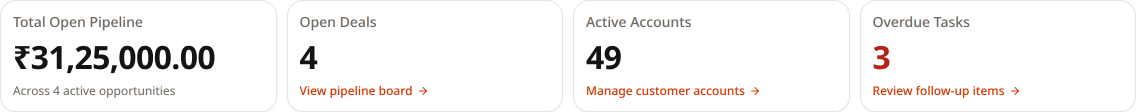
#> input picture docs/design-mapping/screenshots/kpi-parity/kpi-strip-desktop-1440x900.png, 2272 x 224 px (shown at 1/2 size)
$ python generate_kpi_parity_contact_sheet.py
#> lines starting #> are read from the running program, lines starting #| are printed output that depends on the picture
#!/usr/bin/env python3
"""
Generate ForgeFlow × Sakani KPI Card Parity Contact Sheet
"""

import os
from PIL import Image, ImageDraw, ImageFont

BASE_DIR = os.path.dirname(os.path.dirname(os.path.abspath(__file__)))
SCREENSHOTS_DIR = os.path.join(BASE_DIR, "docs/design-mapping/screenshots/kpi-parity")
SAKANI_REF_IMG = os.path.join(BASE_DIR, "docs/design-mapping/sakani-visual-reference/screenshots/sakani-dashboard-desktop-1440x900.png")
BATCH1_IMG = os.path.join(BASE_DIR, "docs/design-mapping/screenshots/visual-batch1/shell-dashboard-desktop-1440x900.png")
OUTPUT_PATH = os.path.join(SCREENSHOTS_DIR, "contact-sheet.png")

def get_font(size, bold=False):
    font_paths = [
        "/usr/share/fonts/truetype/dejavu/DejaVuSans-Bold.ttf" if bold else "/usr/share/fonts/truetype/dejavu/DejaVuSans.ttf",
        "/usr/share/fonts/truetype/liberation/LiberationSans-Bold.ttf" if bold else "/usr/share/fonts/truetype/liberation/LiberationSans-Regular.ttf",
    ]
    for p in font_paths:
        if os.path.exists(p):
            return ImageFont.truetype(p, size)
    return ImageFont.load_default()

def create_contact_sheet():
    os.makedirs(SCREENSHOTS_DIR, exist_ok=True)

    # 1. Load images
    current_strip = Image.open(os.path.join(SCREENSHOTS_DIR, "kpi-strip-desktop-1440x900.png"))
#> current_strip is the input picture: PIL image 2272x224 RGB; mean R, G, B 246.8, 245, 244.3
    current_dark_strip = Image.open(os.path.join(SCREENSHOTS_DIR, "kpi-strip-dark-desktop-1440x900.png"))
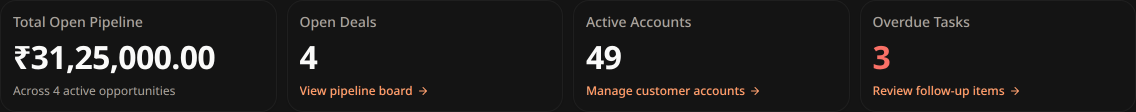
#> input picture docs/design-mapping/screenshots/kpi-parity/kpi-strip-dark-desktop-1440x900.png, 2272 x 224 px (shown at 1/2 size)
#> current_dark_strip is the input picture: PIL image 2272x224 RGB; mean R, G, B 29.9, 28.7, 28.1
    current_tablet_strip = Image.open(os.path.join(SCREENSHOTS_DIR, "kpi-strip-tablet-1024x768.png"))
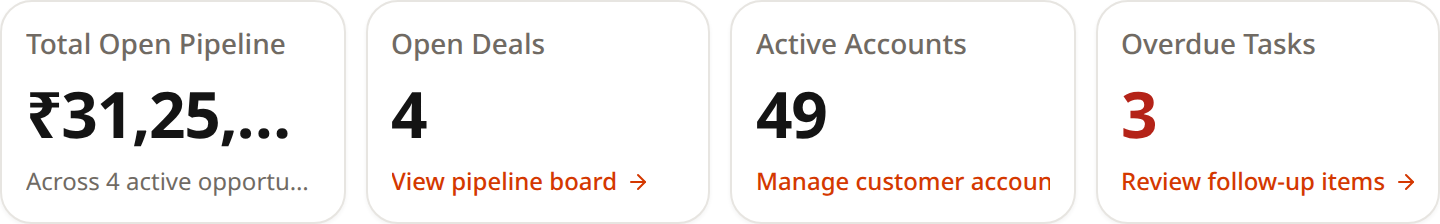
#> input picture docs/design-mapping/screenshots/kpi-parity/kpi-strip-tablet-1024x768.png, 1440 x 224 px
#> current_tablet_strip is the input picture: PIL image 1440x224 RGB; mean R, G, B 245.7, 243, 241.9
#> (the run stopped early here; a loop or call above may not have finished)
